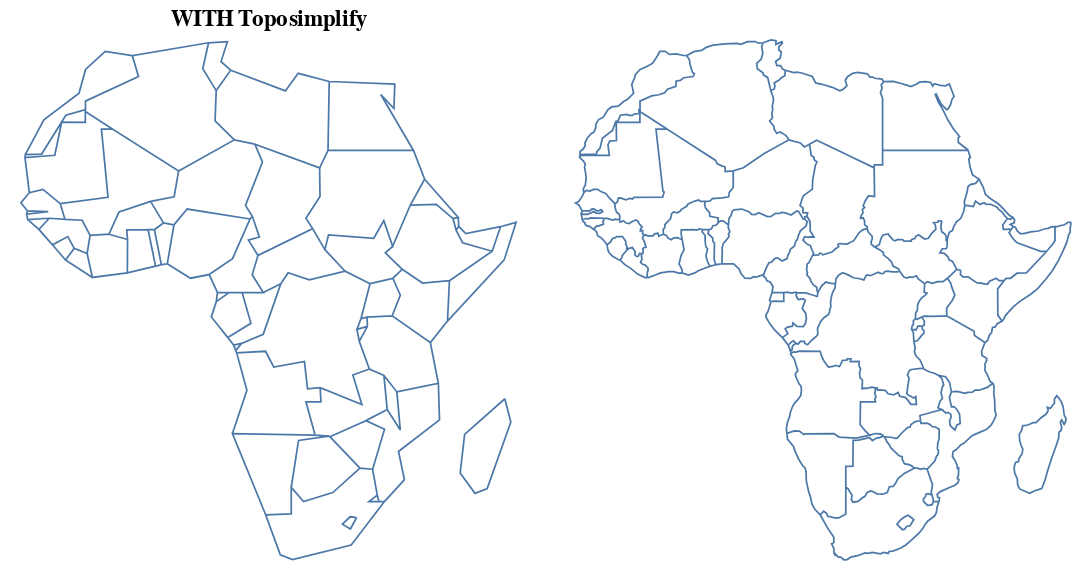

This figure's Vega-Lite source:
### Vega-Lite specification from a JSON file in a GitHub repository (floating-point values rounded to 4 significant figures; data arrays with more than 128 entries replaced by an {"elided": "..."} marker saying what was removed)
{"background": "transparent", "config": {"view": {"continuousWidth": 400, "continuousHeight": 300}}, "hconcat": [{"view": {"fill": "transparent"}, "data": {"name": "data-3ef468bc45437459aa384c173f1fbf91", "format": {"mesh": "data", "type": "topojson"}}, "mark": {"type": "geoshape", "filled": false}, "projection": {"reflectY": true, "type": "identity"}, "title": "WITH Toposimplify", "width": 300}, {"view": {"fill": "transparent"}, "data": {"name": "data-7ac9c3e69b58c964cf9687971672271e", "format": {"mesh": "data", "type": "topojson"}}, "mark": {"type": "geoshape", "filled": false}, "projection": {"reflectY": true, "type": "identity"}, "width": 300}], "$schema": "https://vega.github.io/schema/vega-lite/v4.8.1.json", "datasets": {"data-3ef468bc45437459aa384c173f1fbf91": {"type": "Topology", "objects": {"data": {"geometries": [{"id": "1", "type": "Polygon", "properties": {"continent": "Africa", "gdp_md_est": 150600, "iso_a3": "TZA", "name": "Tanzania", "pop_est": 53950935}, "bbox": [29.34, -11.72, 40.32, -0.95], "arcs": [[-6, 0, -84, -82, -77, -3, -100, -140, -137]]}, {"id": "2", "type": "Polygon", "properties": {"continent": "Africa", "gdp_md_est": 906.5, "iso_a3": "ESH", "name": "W. Sahara", "pop_est": 603253}, "bbox": [-17.06, 21.0, -8.665, 27.66], "arcs": [[-106, -22, 1, -115]]}, {"id": "11", "type": "Polygon", "properties": {"continent": "Africa", "gdp_md_est": 66010, "iso_a3": "COD", "name": "Dem. Rep. Congo", "pop_est": 83301151}, "bbox": [12.18, -13.26, 31.17, 5.256], "arcs": [[2, -81, -96, 3, -93, -67, -63, -144, -138, -142, -101]]}, {"id": "12", "type": "Polygon", "properties": {"continent": "Africa", "gdp_md_est": 4719, "iso_a3": "SOM", "name": "Somalia", "pop_est": 7531386}, "bbox": [40.98, -1.683, 51.13, 12.02], "arcs": [[-7, -126, -133, 4]]}, {"id": "13", "type": "Polygon", "properties": {"continent": "Africa", "gdp_md_est": 152700, "iso_a3": "KEN", "name": "Kenya", "pop_est": 47615739}, "bbox": [33.89, -4.677, 41.86, 5.506], "arcs": [[5, -139, -148, -127, 6, 7]]}, {"id": "14", "type": "Polygon", "properties": {"continent": "Africa", "gdp_md_est": 176300, "iso_a3": "SDN", "name": "Sudan", "pop_est": 37345935}, "bbox": [21.94, 8.229, 38.41, 22], "arcs": [[-66, -10, -119, -117, 8, -112, -128, -146]]}, {"id": "15", "type": "Polygon", "properties": {"continent": "Africa", "gdp_md_est": 30590, "iso_a3": "TCD", "name": "Chad", "pop_est": 12075985}, "bbox": [13.54, 7.422, 23.89, 23.41], "arcs": [[9, -65, -33, -27, -120]]}, {"id": "25", "type": "Polygon", "properties": {"continent": "Africa", "gdp_md_est": 739100, "iso_a3": "ZAF", "name": "South Africa", "pop_est": 54841552}, "bbox": [16.34, -34.82, 32.83, -22.09], "arcs": [[-16, -14, -13, -87, -91, -86, 10], [11]]}, {"id": "26", "type": "Polygon", "properties": {"continent": "Africa", "gdp_md_est": 6019, "iso_a3": "LSO", "name": "Lesotho", "pop_est": 1958042}, "bbox": [27.0, -30.65, 29.33, -28.65], "arcs": [[11]]}, {"id": "48", "type": "Polygon", "properties": {"continent": "Africa", "gdp_md_est": 28330, "iso_a3": "ZWE", "name": "Zimbabwe", "pop_est": 13805084}, "bbox": [25.26, -22.27, 32.85, -15.51], "arcs": [[12, -15, -78, -88]]}, {"id": "49", "type": "Polygon", "properties": {"continent": "Africa", "gdp_md_est": 35900, "iso_a3": "BWA", "name": "Botswana", "pop_est": 2214858}, "bbox": [19.9, -26.83, 29.43, -17.66], "arcs": [[13, -18, -79, 14]]}, {"id": "50", "type": "Polygon", "properties": {"continent": "Africa", "gdp_md_est": 25990, "iso_a3": "NAM", "name": "Namibia", "pop_est": 2484780}, "bbox": [11.73, -29.05, 25.08, -16.94], "arcs": [[15, 16, -98, -80, 17]]}, {"id": "51", "type": "Polygon", "properties": {"continent": "Africa", "gdp_md_est": 39720, "iso_a3": "SEN", "name": "Senegal", "pop_est": 14668522}, "bbox": [-17.63, 12.33, -11.47, 16.6], "arcs": [[18, -24, -21, -44, -48, 19, -103]]}, {"id": "52", "type": "Polygon", "properties": {"continent": "Africa", "gdp_md_est": 38090, "iso_a3": "MLI", "name": "Mali", "pop_est": 17885245}, "bbox": [-12.17, 10.1, 4.27, 24.97], "arcs": [[20, -23, -110, -29, -57, -41, -45]]}, {"id": "53", "type": "Polygon", "properties": {"continent": "Africa", "gdp_md_est": 16710, "iso_a3": "MRT", "name": "Mauritania", "pop_est": 3758571}, "bbox": [-17.06, 14.62, -4.923, 27.4], "arcs": [[21, -111, 22, 23, 24]]}, {"id": "54", "type": "Polygon", "properties": {"continent": "Africa", "gdp_md_est": 24310, "iso_a3": "BEN", "name": "Benin", "pop_est": 11038805}, "bbox": [0.7723, 6.142, 3.797, 12.24], "arcs": [[25, -37, -59, -28, -30]]}, {"id": "55", "type": "Polygon", "properties": {"continent": "Africa", "gdp_md_est": 20150, "iso_a3": "NER", "name": "Niger", "pop_est": 19245344}, "bbox": [0.2956, 11.66, 15.9, 23.47], "arcs": [[26, -36, -31, 27, -58, 28, -109, -121]]}, {"id": "56", "type": "Polygon", "properties": {"continent": "Africa", "gdp_md_est": 1089000, "iso_a3": "NGA", "name": "Nigeria", "pop_est": 190632261}, "bbox": [2.692, 4.241, 14.58, 13.87], "arcs": [[29, 30, -35, 31]]}, {"id": "57", "type": "Polygon", "properties": {"continent": "Africa", "gdp_md_est": 77240, "iso_a3": "CMR", "name": "Cameroon", "pop_est": 24994885}, "bbox": [8.489, 1.728, 16.01, 12.86], "arcs": [[32, -64, -69, -71, -74, 33, 34, 35]]}, {"id": "58", "type": "Polygon", "properties": {"continent": "Africa", "gdp_md_est": 11610, "iso_a3": "TGO", "name": "Togo", "pop_est": 7965055}, "bbox": [-0.04978, 5.929, 1.865, 11.02], "arcs": [[36, 37, -39, -60]]}, {"id": "59", "type": "Polygon", "properties": {"continent": "Africa", "gdp_md_est": 120800, "iso_a3": "GHA", "name": "Ghana", "pop_est": 27499924}, "bbox": [-3.244, 4.71, 1.06, 11.1], "arcs": [[38, 39, -42, -61]]}, {"id": "60", "type": "Polygon", "properties": {"continent": "Africa", "gdp_md_est": 87120, "iso_a3": "CIV", "name": "Côte d'Ivoire", "pop_est": 24184810}, "bbox": [-8.603, 4.338, -2.562, 10.52], "arcs": [[40, -62, 41, 42, -51, -46]]}, {"id": "61", "type": "Polygon", "properties": {"continent": "Africa", "gdp_md_est": 16080, "iso_a3": "GIN", "name": "Guinea", "pop_est": 12413867}, "bbox": [-15.13, 7.309, -7.832, 12.59], "arcs": [[43, 44, 45, -53, -54, 46, -49]]}, {"id": "62", "type": "Polygon", "properties": {"continent": "Africa", "gdp_md_est": 2851, "iso_a3": "GNB", "name": "Guinea-Bissau", "pop_est": 1792338}, "bbox": [-16.68, 11.04, -13.7, 12.63], "arcs": [[47, 48, 49]]}, {"id": "63", "type": "Polygon", "properties": {"continent": "Africa", "gdp_md_est": 3881, "iso_a3": "LBR", "name": "Liberia", "pop_est": 4689021}, "bbox": [-11.44, 4.356, -7.54, 8.541], "arcs": [[50, 51, -55, 52]]}, {"id": "64", "type": "Polygon", "properties": {"continent": "Africa", "gdp_md_est": 10640, "iso_a3": "SLE", "name": "Sierra Leone", "pop_est": 6163195}, "bbox": [-13.25, 6.786, -10.23, 10.05], "arcs": [[53, 54, 55]]}, {"id": "65", "type": "Polygon", "properties": {"continent": "Africa", "gdp_md_est": 32990, "iso_a3": "BFA", "name": "Burkina Faso", "pop_est": 20107509}, "bbox": [-5.471, 9.611, 2.177, 15.12], "arcs": [[56, 57, 58, 59, 60, 61]]}, {"id": "66", "type": "Polygon", "properties": {"continent": "Africa", "gdp_md_est": 3206, "iso_a3": "CAF", "name": "Central African Rep.", "pop_est": 5625118}, "bbox": [14.46, 2.268, 27.37, 11.14], "arcs": [[62, -70, 63, 64, 65, -145]]}, {"id": "67", "type": "Polygon", "properties": {"continent": "Africa", "gdp_md_est": 30270, "iso_a3": "COG", "name": "Congo", "pop_est": 4954674}, "bbox": [11.09, -5.038, 18.45, 3.728], "arcs": [[66, -95, 67, -72, 68, 69]]}, {"id": "68", "type": "Polygon", "properties": {"continent": "Africa", "gdp_md_est": 35980, "iso_a3": "GAB", "name": "Gabon", "pop_est": 1772255}, "bbox": [8.798, -3.979, 14.43, 2.327], "arcs": [[70, 71, 72, -75]]}, {"id": "69", "type": "Polygon", "properties": {"continent": "Africa", "gdp_md_est": 31770, "iso_a3": "GNQ", "name": "Eq. Guinea", "pop_est": 778358}, "bbox": [9.306, 1.01, 11.29, 2.284], "arcs": [[73, 74, 75]]}, {"id": "70", "type": "Polygon", "properties": {"continent": "Africa", "gdp_md_est": 65170, "iso_a3": "ZMB", "name": "Zambia", "pop_est": 15972000}, "bbox": [21.89, -17.96, 33.49, -8.238], "arcs": [[76, -83, -89, 77, 78, 79, -97, 80]]}, {"id": "71", "type": "Polygon", "properties": {"continent": "Africa", "gdp_md_est": 21200, "iso_a3": "MWI", "name": "Malawi", "pop_est": 19196246}, "bbox": [32.69, -16.8, 35.77, -9.231], "arcs": [[81, -90, 82]]}, {"id": "72", "type": "Polygon", "properties": {"continent": "Africa", "gdp_md_est": 35010, "iso_a3": "MOZ", "name": "Mozambique", "pop_est": 26573706}, "bbox": [30.18, -26.74, 40.78, -10.32], "arcs": [[83, 84, 85, -92, 86, 87, 88, 89]]}, {"id": "73", "type": "Polygon", "properties": {"continent": "Africa", "gdp_md_est": 11060, "iso_a3": "SWZ", "name": "eSwatini", "pop_est": 1467152}, "bbox": [30.68, -27.29, 32.07, -25.66], "arcs": [[90, 91]]}, {"id": "74", "type": "MultiPolygon", "properties": {"continent": "Africa", "gdp_md_est": 189000, "iso_a3": "AGO", "name": "Angola", "pop_est": 29310273}, "bbox": [11.64, -17.93, 24.08, -4.438], "arcs": [[[92, 93, 94]], [[95, 96, 97, 98]]]}, {"id": "75", "type": "Polygon", "properties": {"continent": "Africa", "gdp_md_est": 7892, "iso_a3": "BDI", "name": "Burundi", "pop_est": 11466756}, "bbox": [29.02, -4.5, 30.75, -2.348], "arcs": [[99, 100, -141]]}, {"id": "78", "type": "Polygon", "properties": {"continent": "Africa", "gdp_md_est": 36860, "iso_a3": "MDG", "name": "Madagascar", "pop_est": 25054161}, "bbox": [43.25, -25.6, 50.48, -12.04], "arcs": [[101]]}, {"id": "80", "type": "Polygon", "properties": {"continent": "Africa", "gdp_md_est": 3387, "iso_a3": "GMB", "name": "Gambia", "pop_est": 2051363}, "bbox": [-16.84, 13.13, -13.84, 13.88], "arcs": [[102, 103]]}, {"id": "81", "type": "Polygon", "properties": {"continent": "Africa", "gdp_md_est": 130800, "iso_a3": "TUN", "name": "Tunisia", "pop_est": 11403800}, "bbox": [7.524, 30.31, 11.49, 37.35], "arcs": [[-108, 104, -123]]}, {"id": "82", "type": "Polygon", "properties": {"continent": "Africa", "gdp_md_est": 609400, "iso_a3": "DZA", "name": "Algeria", "pop_est": 40969443}, "bbox": [-8.684, 19.06, 12.0, 37.12], "arcs": [[105, -114, 106, 107, -122, 108, 109, 110]]}, {"id": "154", "type": "Polygon", "properties": {"continent": "Africa", "gdp_md_est": 9169, "iso_a3": "ERI", "name": "Eritrea", "pop_est": 5918919}, "bbox": [36.32, 12.46, 43.08, 18.0], "arcs": [[111, 112, -130, -129]]}, {"id": "162", "type": "Polygon", "properties": {"continent": "Africa", "gdp_md_est": 282800, "iso_a3": "MAR", "name": "Morocco", "pop_est": 33986655}, "bbox": [-17.02, 21.42, -1.125, 35.76], "arcs": [[113, 114, 115]]}, {"id": "163", "type": "Polygon", "properties": {"continent": "Africa", "gdp_md_est": 1105000, "iso_a3": "EGY", "name": "Egypt", "pop_est": 97041072}, "bbox": [24.7, 22, 36.87, 31.59], "arcs": [[116, -125, 117]]}, {"id": "164", "type": "Polygon", "properties": {"continent": "Africa", "gdp_md_est": 90890, "iso_a3": "LBY", "name": "Libya", "pop_est": 6653210}, "bbox": [9.319, 19.58, 25.16, 33.14], "arcs": [[118, 119, 120, 121, 122, 123, 124]]}, {"id": "165", "type": "Polygon", "properties": {"continent": "Africa", "gdp_md_est": 174700, "iso_a3": "ETH", "name": "Ethiopia", "pop_est": 105350020}, "bbox": [32.95, 3.422, 47.79, 14.96], "arcs": [[125, 126, -147, 127, 128, -132, -134]]}, {"id": "166", "type": "Polygon", "properties": {"continent": "Africa", "gdp_md_est": 3345, "iso_a3": "DJI", "name": "Djibouti", "pop_est": 865267}, "bbox": [41.66, 10.93, 43.32, 12.7], "arcs": [[129, 130, -135, 131]]}, {"id": "167", "type": "Polygon", "properties": {"continent": "Africa", "gdp_md_est": 12250, "iso_a3": "-99", "name": "Somaliland", "pop_est": 3500000}, "bbox": [42.56, 7.997, 48.95, 11.46], "arcs": [[132, 133, 134, 135]]}, {"id": "168", "type": "Polygon", "properties": {"continent": "Africa", "gdp_md_est": 84930, "iso_a3": "UGA", "name": "Uganda", "pop_est": 39570125}, "bbox": [29.58, -1.443, 35.04, 4.25], "arcs": [[136, -143, 137, -149, 138]]}, {"id": "169", "type": "Polygon", "properties": {"continent": "Africa", "gdp_md_est": 21970, "iso_a3": "RWA", "name": "Rwanda", "pop_est": 11901484}, "bbox": [29.02, -2.918, 30.82, -1.135], "arcs": [[139, 140, 141, 142]]}, {"id": "176", "type": "Polygon", "properties": {"continent": "Africa", "gdp_md_est": 20880, "iso_a3": "SSD", "name": "S. Sudan", "pop_est": 13026129}, "bbox": [23.89, 3.509, 35.3, 12.25], "arcs": [[143, 144, 145, 146, 147, 148]]}], "type": "GeometryCollection"}}, "bbox": [-17.63, -34.82, 51.13, 37.35], "transform": {"scale": [6.876e-05, 7.217e-05], "translate": [-17.63, -34.82]}, "arcs": {"elided": "149 rows, 768 int values in total"}}, "data-7ac9c3e69b58c964cf9687971672271e": {"type": "Topology", "objects": {"data": {"geometries": [{"id": "1", "type": "Polygon", "properties": {"continent": "Africa", "gdp_md_est": 150600, "iso_a3": "TZA", "name": "Tanzania", "pop_est": 53950935}, "bbox": [29.34, -11.72, 40.32, -0.95], "arcs": [[-6, 0, -84, -82, -77, -3, -100, -140, -137]]}, {"id": "2", "type": "Polygon", "properties": {"continent": "Africa", "gdp_md_est": 906.5, "iso_a3": "ESH", "name": "W. Sahara", "pop_est": 603253}, "bbox": [-17.06, 21.0, -8.665, 27.66], "arcs": [[-106, -22, 1, -115]]}, {"id": "11", "type": "Polygon", "properties": {"continent": "Africa", "gdp_md_est": 66010, "iso_a3": "COD", "name": "Dem. Rep. Congo", "pop_est": 83301151}, "bbox": [12.18, -13.26, 31.17, 5.256], "arcs": [[2, -81, -96, 3, -93, -67, -63, -144, -138, -142, -101]]}, {"id": "12", "type": "Polygon", "properties": {"continent": "Africa", "gdp_md_est": 4719, "iso_a3": "SOM", "name": "Somalia", "pop_est": 7531386}, "bbox": [40.98, -1.683, 51.13, 12.02], "arcs": [[-7, -126, -133, 4]]}, {"id": "13", "type": "Polygon", "properties": {"continent": "Africa", "gdp_md_est": 152700, "iso_a3": "KEN", "name": "Kenya", "pop_est": 47615739}, "bbox": [33.89, -4.677, 41.86, 5.506], "arcs": [[5, -139, -148, -127, 6, 7]]}, {"id": "14", "type": "Polygon", "properties": {"continent": "Africa", "gdp_md_est": 176300, "iso_a3": "SDN", "name": "Sudan", "pop_est": 37345935}, "bbox": [21.94, 8.229, 38.41, 22], "arcs": [[-66, -10, -119, -117, 8, -112, -128, -146]]}, {"id": "15", "type": "Polygon", "properties": {"continent": "Africa", "gdp_md_est": 30590, "iso_a3": "TCD", "name": "Chad", "pop_est": 12075985}, "bbox": [13.54, 7.422, 23.89, 23.41], "arcs": [[9, -65, -33, -27, -120]]}, {"id": "25", "type": "Polygon", "properties": {"continent": "Africa", "gdp_md_est": 739100, "iso_a3": "ZAF", "name": "South Africa", "pop_est": 54841552}, "bbox": [16.34, -34.82, 32.83, -22.09], "arcs": [[-16, -14, -13, -87, -91, -86, 10], [11]]}, {"id": "26", "type": "Polygon", "properties": {"continent": "Africa", "gdp_md_est": 6019, "iso_a3": "LSO", "name": "Lesotho", "pop_est": 1958042}, "bbox": [27.0, -30.65, 29.33, -28.65], "arcs": [[11]]}, {"id": "48", "type": "Polygon", "properties": {"continent": "Africa", "gdp_md_est": 28330, "iso_a3": "ZWE", "name": "Zimbabwe", "pop_est": 13805084}, "bbox": [25.26, -22.27, 32.85, -15.51], "arcs": [[12, -15, -78, -88]]}, {"id": "49", "type": "Polygon", "properties": {"continent": "Africa", "gdp_md_est": 35900, "iso_a3": "BWA", "name": "Botswana", "pop_est": 2214858}, "bbox": [19.9, -26.83, 29.43, -17.66], "arcs": [[13, -18, -79, 14]]}, {"id": "50", "type": "Polygon", "properties": {"continent": "Africa", "gdp_md_est": 25990, "iso_a3": "NAM", "name": "Namibia", "pop_est": 2484780}, "bbox": [11.73, -29.05, 25.08, -16.94], "arcs": [[15, 16, -98, -80, 17]]}, {"id": "51", "type": "Polygon", "properties": {"continent": "Africa", "gdp_md_est": 39720, "iso_a3": "SEN", "name": "Senegal", "pop_est": 14668522}, "bbox": [-17.63, 12.33, -11.47, 16.6], "arcs": [[18, -24, -21, -44, -48, 19, -103]]}, {"id": "52", "type": "Polygon", "properties": {"continent": "Africa", "gdp_md_est": 38090, "iso_a3": "MLI", "name": "Mali", "pop_est": 17885245}, "bbox": [-12.17, 10.1, 4.27, 24.97], "arcs": [[20, -23, -110, -29, -57, -41, -45]]}, {"id": "53", "type": "Polygon", "properties": {"continent": "Africa", "gdp_md_est": 16710, "iso_a3": "MRT", "name": "Mauritania", "pop_est": 3758571}, "bbox": [-17.06, 14.62, -4.923, 27.4], "arcs": [[21, -111, 22, 23, 24]]}, {"id": "54", "type": "Polygon", "properties": {"continent": "Africa", "gdp_md_est": 24310, "iso_a3": "BEN", "name": "Benin", "pop_est": 11038805}, "bbox": [0.7723, 6.142, 3.797, 12.24], "arcs": [[25, -37, -59, -28, -30]]}, {"id": "55", "type": "Polygon", "properties": {"continent": "Africa", "gdp_md_est": 20150, "iso_a3": "NER", "name": "Niger", "pop_est": 19245344}, "bbox": [0.2956, 11.66, 15.9, 23.47], "arcs": [[26, -36, -31, 27, -58, 28, -109, -121]]}, {"id": "56", "type": "Polygon", "properties": {"continent": "Africa", "gdp_md_est": 1089000, "iso_a3": "NGA", "name": "Nigeria", "pop_est": 190632261}, "bbox": [2.692, 4.241, 14.58, 13.87], "arcs": [[29, 30, -35, 31]]}, {"id": "57", "type": "Polygon", "properties": {"continent": "Africa", "gdp_md_est": 77240, "iso_a3": "CMR", "name": "Cameroon", "pop_est": 24994885}, "bbox": [8.489, 1.728, 16.01, 12.86], "arcs": [[32, -64, -69, -71, -74, 33, 34, 35]]}, {"id": "58", "type": "Polygon", "properties": {"continent": "Africa", "gdp_md_est": 11610, "iso_a3": "TGO", "name": "Togo", "pop_est": 7965055}, "bbox": [-0.04978, 5.929, 1.865, 11.02], "arcs": [[36, 37, -39, -60]]}, {"id": "59", "type": "Polygon", "properties": {"continent": "Africa", "gdp_md_est": 120800, "iso_a3": "GHA", "name": "Ghana", "pop_est": 27499924}, "bbox": [-3.244, 4.71, 1.06, 11.1], "arcs": [[38, 39, -42, -61]]}, {"id": "60", "type": "Polygon", "properties": {"continent": "Africa", "gdp_md_est": 87120, "iso_a3": "CIV", "name": "Côte d'Ivoire", "pop_est": 24184810}, "bbox": [-8.603, 4.338, -2.562, 10.52], "arcs": [[40, -62, 41, 42, -51, -46]]}, {"id": "61", "type": "Polygon", "properties": {"continent": "Africa", "gdp_md_est": 16080, "iso_a3": "GIN", "name": "Guinea", "pop_est": 12413867}, "bbox": [-15.13, 7.309, -7.832, 12.59], "arcs": [[43, 44, 45, -53, -54, 46, -49]]}, {"id": "62", "type": "Polygon", "properties": {"continent": "Africa", "gdp_md_est": 2851, "iso_a3": "GNB", "name": "Guinea-Bissau", "pop_est": 1792338}, "bbox": [-16.68, 11.04, -13.7, 12.63], "arcs": [[47, 48, 49]]}, {"id": "63", "type": "Polygon", "properties": {"continent": "Africa", "gdp_md_est": 3881, "iso_a3": "LBR", "name": "Liberia", "pop_est": 4689021}, "bbox": [-11.44, 4.356, -7.54, 8.541], "arcs": [[50, 51, -55, 52]]}, {"id": "64", "type": "Polygon", "properties": {"continent": "Africa", "gdp_md_est": 10640, "iso_a3": "SLE", "name": "Sierra Leone", "pop_est": 6163195}, "bbox": [-13.25, 6.786, -10.23, 10.05], "arcs": [[53, 54, 55]]}, {"id": "65", "type": "Polygon", "properties": {"continent": "Africa", "gdp_md_est": 32990, "iso_a3": "BFA", "name": "Burkina Faso", "pop_est": 20107509}, "bbox": [-5.471, 9.611, 2.177, 15.12], "arcs": [[56, 57, 58, 59, 60, 61]]}, {"id": "66", "type": "Polygon", "properties": {"continent": "Africa", "gdp_md_est": 3206, "iso_a3": "CAF", "name": "Central African Rep.", "pop_est": 5625118}, "bbox": [14.46, 2.268, 27.37, 11.14], "arcs": [[62, -70, 63, 64, 65, -145]]}, {"id": "67", "type": "Polygon", "properties": {"continent": "Africa", "gdp_md_est": 30270, "iso_a3": "COG", "name": "Congo", "pop_est": 4954674}, "bbox": [11.09, -5.038, 18.45, 3.728], "arcs": [[66, -95, 67, -72, 68, 69]]}, {"id": "68", "type": "Polygon", "properties": {"continent": "Africa", "gdp_md_est": 35980, "iso_a3": "GAB", "name": "Gabon", "pop_est": 1772255}, "bbox": [8.798, -3.979, 14.43, 2.327], "arcs": [[70, 71, 72, -75]]}, {"id": "69", "type": "Polygon", "properties": {"continent": "Africa", "gdp_md_est": 31770, "iso_a3": "GNQ", "name": "Eq. Guinea", "pop_est": 778358}, "bbox": [9.306, 1.01, 11.29, 2.284], "arcs": [[73, 74, 75]]}, {"id": "70", "type": "Polygon", "properties": {"continent": "Africa", "gdp_md_est": 65170, "iso_a3": "ZMB", "name": "Zambia", "pop_est": 15972000}, "bbox": [21.89, -17.96, 33.49, -8.238], "arcs": [[76, -83, -89, 77, 78, 79, -97, 80]]}, {"id": "71", "type": "Polygon", "properties": {"continent": "Africa", "gdp_md_est": 21200, "iso_a3": "MWI", "name": "Malawi", "pop_est": 19196246}, "bbox": [32.69, -16.8, 35.77, -9.231], "arcs": [[81, -90, 82]]}, {"id": "72", "type": "Polygon", "properties": {"continent": "Africa", "gdp_md_est": 35010, "iso_a3": "MOZ", "name": "Mozambique", "pop_est": 26573706}, "bbox": [30.18, -26.74, 40.78, -10.32], "arcs": [[83, 84, 85, -92, 86, 87, 88, 89]]}, {"id": "73", "type": "Polygon", "properties": {"continent": "Africa", "gdp_md_est": 11060, "iso_a3": "SWZ", "name": "eSwatini", "pop_est": 1467152}, "bbox": [30.68, -27.29, 32.07, -25.66], "arcs": [[90, 91]]}, {"id": "74", "type": "MultiPolygon", "properties": {"continent": "Africa", "gdp_md_est": 189000, "iso_a3": "AGO", "name": "Angola", "pop_est": 29310273}, "bbox": [11.64, -17.93, 24.08, -4.438], "arcs": [[[92, 93, 94]], [[95, 96, 97, 98]]]}, {"id": "75", "type": "Polygon", "properties": {"continent": "Africa", "gdp_md_est": 7892, "iso_a3": "BDI", "name": "Burundi", "pop_est": 11466756}, "bbox": [29.02, -4.5, 30.75, -2.348], "arcs": [[99, 100, -141]]}, {"id": "78", "type": "Polygon", "properties": {"continent": "Africa", "gdp_md_est": 36860, "iso_a3": "MDG", "name": "Madagascar", "pop_est": 25054161}, "bbox": [43.25, -25.6, 50.48, -12.04], "arcs": [[101]]}, {"id": "80", "type": "Polygon", "properties": {"continent": "Africa", "gdp_md_est": 3387, "iso_a3": "GMB", "name": "Gambia", "pop_est": 2051363}, "bbox": [-16.84, 13.13, -13.84, 13.88], "arcs": [[102, 103]]}, {"id": "81", "type": "Polygon", "properties": {"continent": "Africa", "gdp_md_est": 130800, "iso_a3": "TUN", "name": "Tunisia", "pop_est": 11403800}, "bbox": [7.524, 30.31, 11.49, 37.35], "arcs": [[-108, 104, -123]]}, {"id": "82", "type": "Polygon", "properties": {"continent": "Africa", "gdp_md_est": 609400, "iso_a3": "DZA", "name": "Algeria", "pop_est": 40969443}, "bbox": [-8.684, 19.06, 12.0, 37.12], "arcs": [[105, -114, 106, 107, -122, 108, 109, 110]]}, {"id": "154", "type": "Polygon", "properties": {"continent": "Africa", "gdp_md_est": 9169, "iso_a3": "ERI", "name": "Eritrea", "pop_est": 5918919}, "bbox": [36.32, 12.46, 43.08, 18.0], "arcs": [[111, 112, -130, -129]]}, {"id": "162", "type": "Polygon", "properties": {"continent": "Africa", "gdp_md_est": 282800, "iso_a3": "MAR", "name": "Morocco", "pop_est": 33986655}, "bbox": [-17.02, 21.42, -1.125, 35.76], "arcs": [[113, 114, 115]]}, {"id": "163", "type": "Polygon", "properties": {"continent": "Africa", "gdp_md_est": 1105000, "iso_a3": "EGY", "name": "Egypt", "pop_est": 97041072}, "bbox": [24.7, 22, 36.87, 31.59], "arcs": [[116, -125, 117]]}, {"id": "164", "type": "Polygon", "properties": {"continent": "Africa", "gdp_md_est": 90890, "iso_a3": "LBY", "name": "Libya", "pop_est": 6653210}, "bbox": [9.319, 19.58, 25.16, 33.14], "arcs": [[118, 119, 120, 121, 122, 123, 124]]}, {"id": "165", "type": "Polygon", "properties": {"continent": "Africa", "gdp_md_est": 174700, "iso_a3": "ETH", "name": "Ethiopia", "pop_est": 105350020}, "bbox": [32.95, 3.422, 47.79, 14.96], "arcs": [[125, 126, -147, 127, 128, -132, -134]]}, {"id": "166", "type": "Polygon", "properties": {"continent": "Africa", "gdp_md_est": 3345, "iso_a3": "DJI", "name": "Djibouti", "pop_est": 865267}, "bbox": [41.66, 10.93, 43.32, 12.7], "arcs": [[129, 130, -135, 131]]}, {"id": "167", "type": "Polygon", "properties": {"continent": "Africa", "gdp_md_est": 12250, "iso_a3": "-99", "name": "Somaliland", "pop_est": 3500000}, "bbox": [42.56, 7.997, 48.95, 11.46], "arcs": [[132, 133, 134, 135]]}, {"id": "168", "type": "Polygon", "properties": {"continent": "Africa", "gdp_md_est": 84930, "iso_a3": "UGA", "name": "Uganda", "pop_est": 39570125}, "bbox": [29.58, -1.443, 35.04, 4.25], "arcs": [[136, -143, 137, -149, 138]]}, {"id": "169", "type": "Polygon", "properties": {"continent": "Africa", "gdp_md_est": 21970, "iso_a3": "RWA", "name": "Rwanda", "pop_est": 11901484}, "bbox": [29.02, -2.918, 30.82, -1.135], "arcs": [[139, 140, 141, 142]]}, {"id": "176", "type": "Polygon", "properties": {"continent": "Africa", "gdp_md_est": 20880, "iso_a3": "SSD", "name": "S. Sudan", "pop_est": 13026129}, "bbox": [23.89, 3.509, 35.3, 12.25], "arcs": [[143, 144, 145, 146, 147, 148]]}], "type": "GeometryCollection"}}, "bbox": [-17.63, -34.82, 51.13, 37.35], "transform": {"scale": [6.876e-05, 7.217e-05], "translate": [-17.63, -34.82]}, "arcs": {"elided": "149 rows, 2878 int values in total"}}}}
